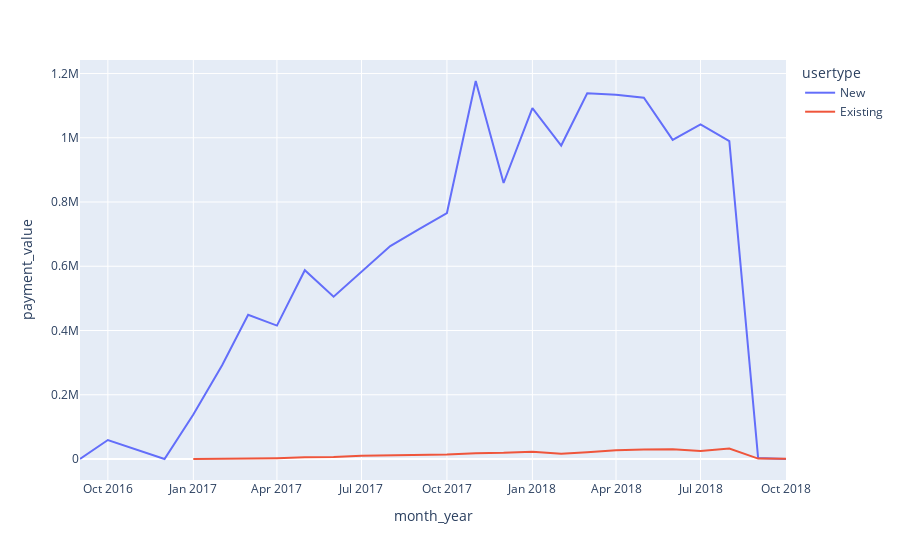

Write notebook code for a chart like this one.
### Code cell
ig = px.line(df_retention, x="month_y", y="RetainedUserCount")
fig.show()

### Figure 1 — Plotly figure (JSON) as saved in the notebook; plotly's stock layout.template omitted (floating-point values rounded to 4 significant figures)
{"data": [{"hovertemplate": "usertype=New<br>month_year=%{x}<br>payment_value=%{y}<extra></extra>", "legendgroup": "New", "line": {"color": "#636efa", "dash": "solid"}, "marker": {"symbol": "circle"}, "mode": "lines", "name": "New", "orientation": "v", "showlegend": true, "type": "scatter", "x": ["2016-09", "2016-10", "2016-12", "2017-01", "2017-02", "2017-03", "2017-04", "2017-05", "2017-06", "2017-07", "2017-08", "2017-09", "2017-10", "2017-11", "2017-12", "2018-01", "2018-02", "2018-03", "2018-04", "2018-05", "2018-06", "2018-07", "2018-08", "2018-09", "2018-10"], "xaxis": "x", "y": [252.2, 59090.0, 19.62, 138500.0, 291700.0, 449200.0, 415200.0, 587600.0, 505200.0, 582200.0, 663000.0, 715400.0, 765800.0, 1177000.0, 859200.0, 1092000.0, 975700.0, 1138000.0, 1134000.0, 1125000.0, 993300.0, 1042000.0, 989600.0, 3076.0, 89.71], "yaxis": "y"}, {"hovertemplate": "usertype=Existing<br>month_year=%{x}<br>payment_value=%{y}<extra></extra>", "legendgroup": "Existing", "line": {"color": "#EF553B", "dash": "solid"}, "marker": {"symbol": "circle"}, "mode": "lines", "name": "Existing", "orientation": "v", "showlegend": true, "type": "scatter", "x": ["2017-01", "2017-02", "2017-03", "2017-04", "2017-05", "2017-06", "2017-07", "2017-08", "2017-09", "2017-10", "2017-11", "2017-12", "2018-01", "2018-02", "2018-03", "2018-04", "2018-05", "2018-06", "2018-07", "2018-08", "2018-09", "2018-10"], "xaxis": "x", "y": [19.62, 170.8, 650.8, 2567.0, 5324.0, 6031.0, 10190.0, 11410.0, 12320.0, 13880.0, 18180.0, 19180.0, 22670.0, 16720.0, 21200.0, 26970.0, 29300.0, 30590.0, 24970.0, 32860.0, 1363.0, 500.0], "yaxis": "y"}], "layout": {"legend": {"title": {"text": "usertype"}, "tracegroupgap": 0}, "margin": {"t": 60}, "xaxis": {"anchor": "y", "domain": [0, 1], "title": {"text": "month_year"}}, "yaxis": {"anchor": "x", "domain": [0, 1], "title": {"text": "payment_value"}}}}
